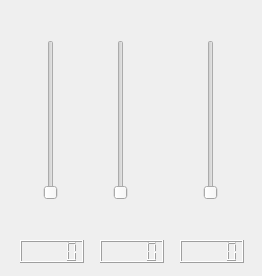
<?xml version="1.0" encoding="UTF-8"?>
<ui version="4.0">
 <class>Form</class>
 <widget class="QWidget" name="Form">
  <property name="geometry">
   <rect>
    <x>0</x>
    <y>0</y>
    <width>262</width>
    <height>276</height>
   </rect>
  </property>
  <property name="windowTitle">
   <string>Form</string>
  </property>
  <widget class="QSlider" name="verticalSliderKitchen">
   <property name="geometry">
    <rect>
     <x>40</x>
     <y>40</y>
     <width>22</width>
     <height>160</height>
    </rect>
   </property>
   <property name="maximum">
    <number>35</number>
   </property>
   <property name="orientation">
    <enum>Qt::Vertical</enum>
   </property>
  </widget>
  <widget class="QSlider" name="verticalSliderLiving">
   <property name="geometry">
    <rect>
     <x>110</x>
     <y>40</y>
     <width>22</width>
     <height>160</height>
    </rect>
   </property>
   <property name="maximum">
    <number>35</number>
   </property>
   <property name="orientation">
    <enum>Qt::Vertical</enum>
   </property>
  </widget>
  <widget class="QSlider" name="verticalSliderOffice">
   <property name="geometry">
    <rect>
     <x>200</x>
     <y>40</y>
     <width>22</width>
     <height>160</height>
    </rect>
   </property>
   <property name="maximum">
    <number>35</number>
   </property>
   <property name="orientation">
    <enum>Qt::Vertical</enum>
   </property>
  </widget>
  <widget class="QLCDNumber" name="lcdNumberKitchen">
   <property name="geometry">
    <rect>
     <x>20</x>
     <y>240</y>
     <width>64</width>
     <height>23</height>
    </rect>
   </property>
  </widget>
  <widget class="QLCDNumber" name="lcdNumbeOffice">
   <property name="geometry">
    <rect>
     <x>100</x>
     <y>240</y>
     <width>64</width>
     <height>23</height>
    </rect>
   </property>
  </widget>
  <widget class="QLCDNumber" name="lcdNumberLiving">
   <property name="geometry">
    <rect>
     <x>180</x>
     <y>240</y>
     <width>64</width>
     <height>23</height>
    </rect>
   </property>
  </widget>
 </widget>
 <resources/>
 <connections>
  <connection>
   <sender>verticalSliderKitchen</sender>
   <signal>valueChanged(int)</signal>
   <receiver>lcdNumberKitchen</receiver>
   <slot>display(int)</slot>
   <hints>
    <hint type="sourcelabel">
     <x>50</x>
     <y>119</y>
    </hint>
    <hint type="destinationlabel">
     <x>51</x>
     <y>251</y>
    </hint>
   </hints>
  </connection>
  <connection>
   <sender>verticalSliderLiving</sender>
   <signal>valueChanged(int)</signal>
   <receiver>lcdNumbeOffice</receiver>
   <slot>display(int)</slot>
   <hints>
    <hint type="sourcelabel">
     <x>170</x>
     <y>119</y>
    </hint>
    <hint type="destinationlabel">
     <x>171</x>
     <y>251</y>
    </hint>
   </hints>
  </connection>
  <connection>
   <sender>verticalSliderOffice</sender>
   <signal>valueChanged(int)</signal>
   <receiver>lcdNumberLiving</receiver>
   <slot>display(int)</slot>
   <hints>
    <hint type="sourcelabel">
     <x>290</x>
     <y>119</y>
    </hint>
    <hint type="destinationlabel">
     <x>301</x>
     <y>251</y>
    </hint>
   </hints>
  </connection>
 </connections>
</ui>
